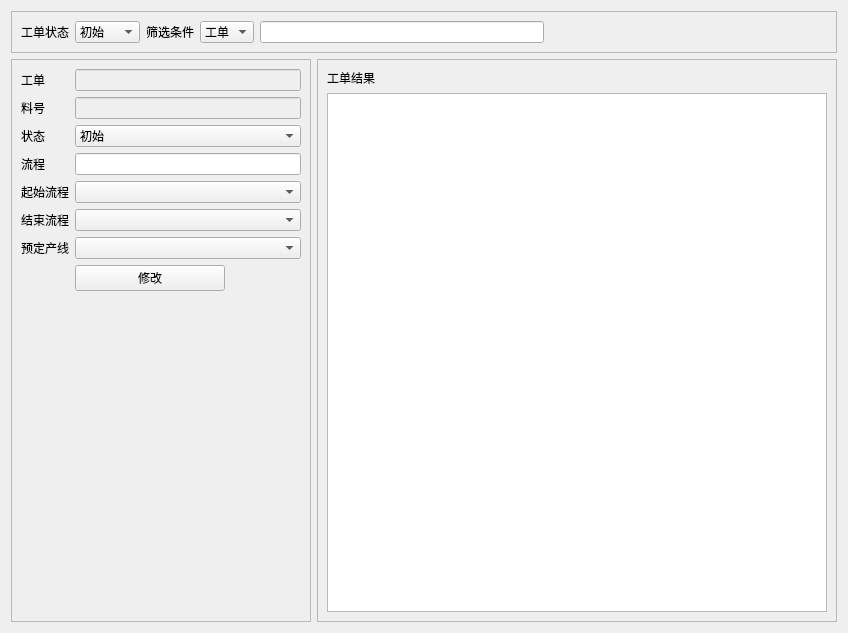
<?xml version="1.0" encoding="UTF-8"?>
<ui version="4.0">
 <class>WorkOrderInfo</class>
 <widget class="QWidget" name="WorkOrderInfo">
  <property name="geometry">
   <rect>
    <x>0</x>
    <y>0</y>
    <width>848</width>
    <height>633</height>
   </rect>
  </property>
  <property name="windowTitle">
   <string>Form</string>
  </property>
  <layout class="QVBoxLayout" name="verticalLayout">
   <item>
    <widget class="QFrame" name="frame">
     <property name="maximumSize">
      <size>
       <width>16777215</width>
       <height>60</height>
      </size>
     </property>
     <property name="frameShape">
      <enum>QFrame::Shape::StyledPanel</enum>
     </property>
     <property name="frameShadow">
      <enum>QFrame::Shadow::Raised</enum>
     </property>
     <layout class="QHBoxLayout" name="horizontalLayout">
      <item>
       <widget class="QLabel" name="label">
        <property name="text">
         <string>工单状态</string>
        </property>
       </widget>
      </item>
      <item>
       <widget class="QComboBox" name="comboBoxType">
        <item>
         <property name="text">
          <string>初始</string>
         </property>
        </item>
        <item>
         <property name="text">
          <string>准备</string>
         </property>
        </item>
        <item>
         <property name="text">
          <string>发布</string>
         </property>
        </item>
        <item>
         <property name="text">
          <string>进行中</string>
         </property>
        </item>
        <item>
         <property name="text">
          <string>搁置</string>
         </property>
        </item>
        <item>
         <property name="text">
          <string>取消</string>
         </property>
        </item>
        <item>
         <property name="text">
          <string>完成</string>
         </property>
        </item>
        <item>
         <property name="text">
          <string>全部</string>
         </property>
        </item>
       </widget>
      </item>
      <item>
       <widget class="QLabel" name="label_2">
        <property name="text">
         <string>筛选条件</string>
        </property>
       </widget>
      </item>
      <item>
       <widget class="QComboBox" name="comboBoxInput">
        <item>
         <property name="text">
          <string>工单</string>
         </property>
        </item>
        <item>
         <property name="text">
          <string>料号</string>
         </property>
        </item>
        <item>
         <property name="text">
          <string>流程</string>
         </property>
        </item>
        <item>
         <property name="text">
          <string>线别</string>
         </property>
        </item>
        <item>
         <property name="text">
          <string>序号</string>
         </property>
        </item>
       </widget>
      </item>
      <item>
       <widget class="QLineEdit" name="lineEditInput"/>
      </item>
      <item>
       <spacer name="horizontalSpacer">
        <property name="orientation">
         <enum>Qt::Orientation::Horizontal</enum>
        </property>
        <property name="sizeHint" stdset="0">
         <size>
          <width>40</width>
          <height>20</height>
         </size>
        </property>
       </spacer>
      </item>
     </layout>
    </widget>
   </item>
   <item>
    <layout class="QHBoxLayout" name="horizontalLayout_2">
     <item>
      <widget class="QFrame" name="frame_2">
       <property name="minimumSize">
        <size>
         <width>100</width>
         <height>100</height>
        </size>
       </property>
       <property name="maximumSize">
        <size>
         <width>300</width>
         <height>16777215</height>
        </size>
       </property>
       <property name="frameShape">
        <enum>QFrame::Shape::StyledPanel</enum>
       </property>
       <property name="frameShadow">
        <enum>QFrame::Shadow::Raised</enum>
       </property>
       <layout class="QGridLayout" name="gridLayout">
        <item row="3" column="1">
         <widget class="QLineEdit" name="lineEditRoute"/>
        </item>
        <item row="2" column="1">
         <widget class="QComboBox" name="comboBoxStatus">
          <item>
           <property name="text">
            <string>初始</string>
           </property>
          </item>
          <item>
           <property name="text">
            <string>准备</string>
           </property>
          </item>
          <item>
           <property name="text">
            <string>发布</string>
           </property>
          </item>
          <item>
           <property name="text">
            <string>进行中</string>
           </property>
          </item>
          <item>
           <property name="text">
            <string>搁置</string>
           </property>
          </item>
          <item>
           <property name="text">
            <string>取消</string>
           </property>
          </item>
          <item>
           <property name="text">
            <string>完成</string>
           </property>
          </item>
         </widget>
        </item>
        <item row="1" column="0">
         <widget class="QLabel" name="label_5">
          <property name="text">
           <string>料号</string>
          </property>
         </widget>
        </item>
        <item row="4" column="0">
         <widget class="QLabel" name="label_8">
          <property name="text">
           <string>起始流程</string>
          </property>
         </widget>
        </item>
        <item row="5" column="0">
         <widget class="QLabel" name="label_9">
          <property name="text">
           <string>结束流程</string>
          </property>
         </widget>
        </item>
        <item row="0" column="1">
         <widget class="QLineEdit" name="lineEditWo">
          <property name="enabled">
           <bool>false</bool>
          </property>
         </widget>
        </item>
        <item row="2" column="0">
         <widget class="QLabel" name="label_6">
          <property name="text">
           <string>状态</string>
          </property>
         </widget>
        </item>
        <item row="1" column="1">
         <widget class="QLineEdit" name="lineEditPart">
          <property name="enabled">
           <bool>false</bool>
          </property>
         </widget>
        </item>
        <item row="0" column="0">
         <widget class="QLabel" name="label_4">
          <property name="text">
           <string>工单</string>
          </property>
         </widget>
        </item>
        <item row="4" column="1">
         <widget class="QComboBox" name="comboBoxStart"/>
        </item>
        <item row="8" column="0">
         <spacer name="verticalSpacer">
          <property name="orientation">
           <enum>Qt::Orientation::Vertical</enum>
          </property>
          <property name="sizeHint" stdset="0">
           <size>
            <width>20</width>
            <height>40</height>
           </size>
          </property>
         </spacer>
        </item>
        <item row="3" column="0">
         <widget class="QLabel" name="label_7">
          <property name="text">
           <string>流程</string>
          </property>
         </widget>
        </item>
        <item row="7" column="1">
         <widget class="QPushButton" name="pushButtonUpdate">
          <property name="maximumSize">
           <size>
            <width>150</width>
            <height>16777215</height>
           </size>
          </property>
          <property name="text">
           <string>修改</string>
          </property>
         </widget>
        </item>
        <item row="5" column="1">
         <widget class="QComboBox" name="comboBoxEnd"/>
        </item>
        <item row="6" column="1">
         <widget class="QComboBox" name="comboBoxLine"/>
        </item>
        <item row="6" column="0">
         <widget class="QLabel" name="label_10">
          <property name="text">
           <string>预定产线</string>
          </property>
         </widget>
        </item>
       </layout>
      </widget>
     </item>
     <item>
      <widget class="QFrame" name="frame_3">
       <property name="minimumSize">
        <size>
         <width>100</width>
         <height>100</height>
        </size>
       </property>
       <property name="frameShape">
        <enum>QFrame::Shape::StyledPanel</enum>
       </property>
       <property name="frameShadow">
        <enum>QFrame::Shadow::Raised</enum>
       </property>
       <layout class="QVBoxLayout" name="verticalLayout_2">
        <item>
         <widget class="QLabel" name="label_3">
          <property name="text">
           <string>工单结果</string>
          </property>
         </widget>
        </item>
        <item>
         <widget class="QTableView" name="tableView"/>
        </item>
       </layout>
      </widget>
     </item>
    </layout>
   </item>
  </layout>
 </widget>
 <resources/>
 <connections/>
</ui>
